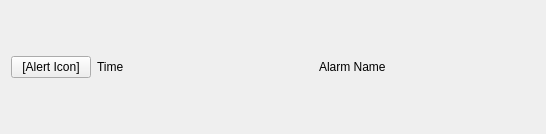
<?xml version="1.0" encoding="UTF-8"?>
<ui version="4.0">
 <class>AlertLogEntry</class>
 <widget class="QWidget" name="AlertLogEntry">
  <property name="geometry">
   <rect>
    <x>0</x>
    <y>0</y>
    <width>546</width>
    <height>134</height>
   </rect>
  </property>
  <property name="windowTitle">
   <string notr="true">AlertLogEntry</string>
  </property>
  <layout class="QHBoxLayout" name="horizontalLayout_2">
   <property name="topMargin">
    <number>0</number>
   </property>
   <property name="bottomMargin">
    <number>0</number>
   </property>
   <item>
    <widget class="QPushButton" name="alert_icon_button">
     <property name="sizePolicy">
      <sizepolicy hsizetype="Maximum" vsizetype="Fixed">
       <horstretch>0</horstretch>
       <verstretch>0</verstretch>
      </sizepolicy>
     </property>
     <property name="text">
      <string notr="true">[Alert Icon]</string>
     </property>
    </widget>
   </item>
   <item>
    <widget class="QLabel" name="time_label">
     <property name="text">
      <string>Time</string>
     </property>
    </widget>
   </item>
   <item>
    <widget class="QLabel" name="alarm_name_label">
     <property name="text">
      <string>Alarm Name</string>
     </property>
    </widget>
   </item>
  </layout>
 </widget>
 <resources/>
 <connections/>
</ui>
